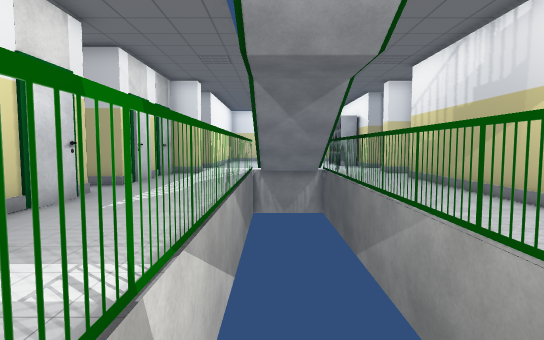
View 1 (above)

17 first-person views from a walk through a scene from a Unity 3-D project. The camera is 1.2 m above the floor, tilts 4° down and sees 80° across. The floor is counted in squares, 1 m on a side. Each view is taken from the middle of a square. On the plan, view 1 faces up. The plan holds only what a view shows up to about 14 squares ahead; the rest is blank. Some surface patterns are stand-ins.

View 2
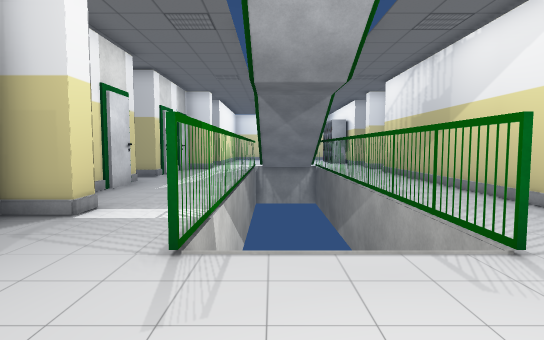

View 3
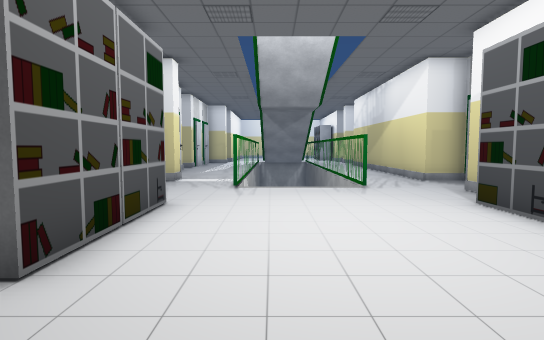

View 4
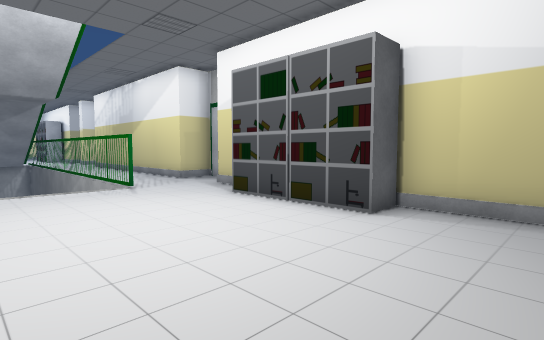

View 5
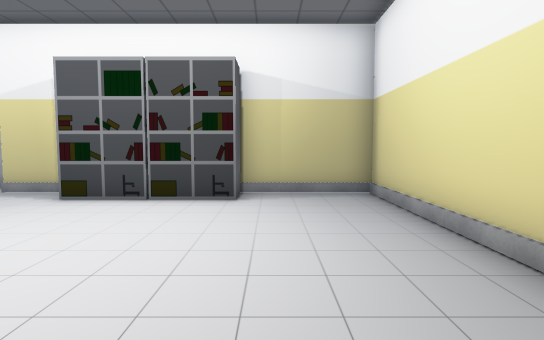

View 6
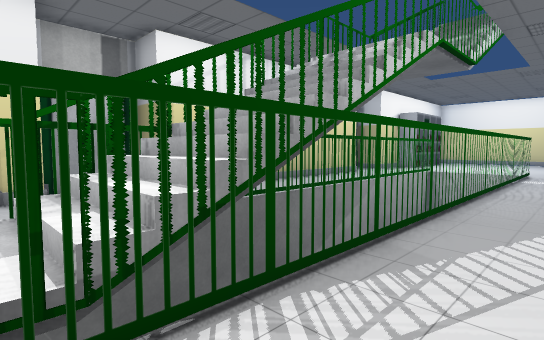

View 7
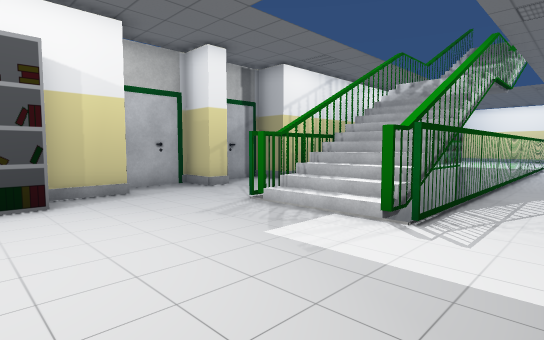

View 8
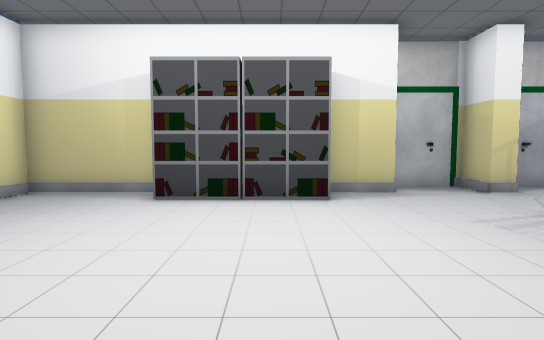

View 9
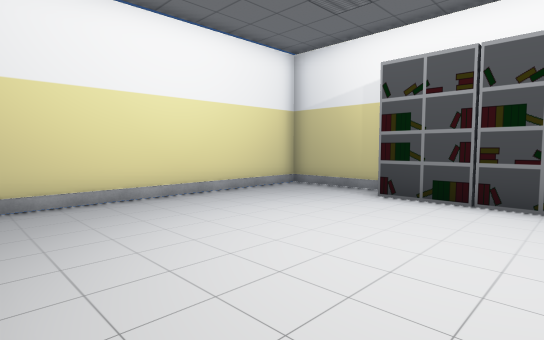

View 10
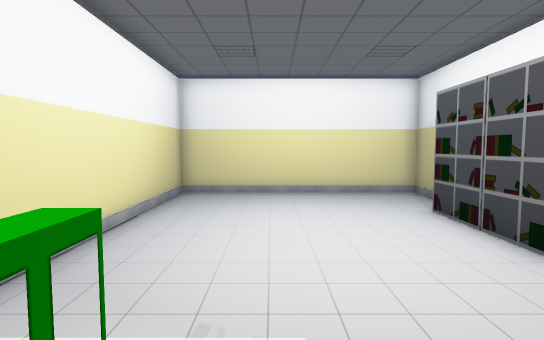

View 11
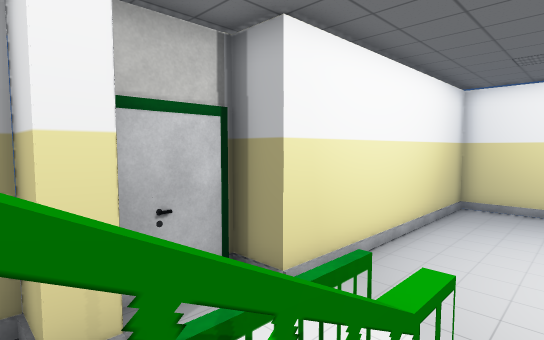

View 12
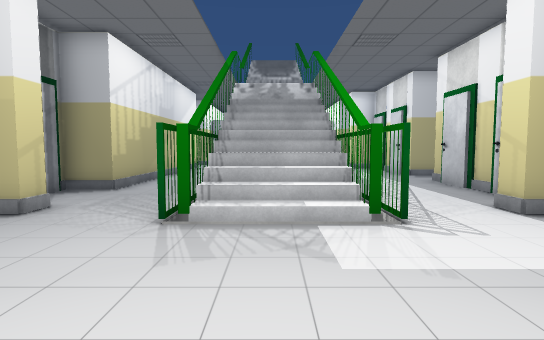

View 13
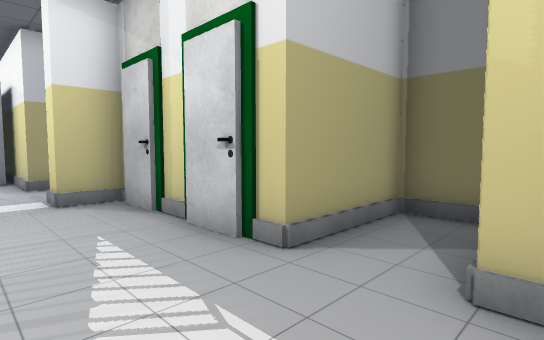

View 14
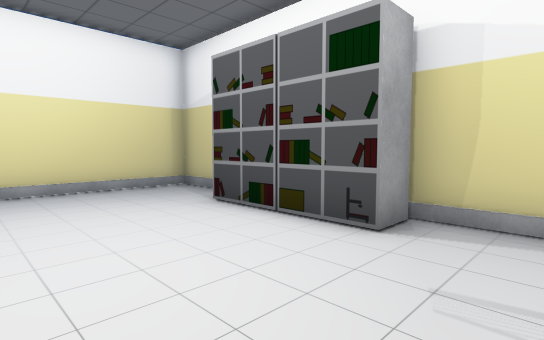

View 15
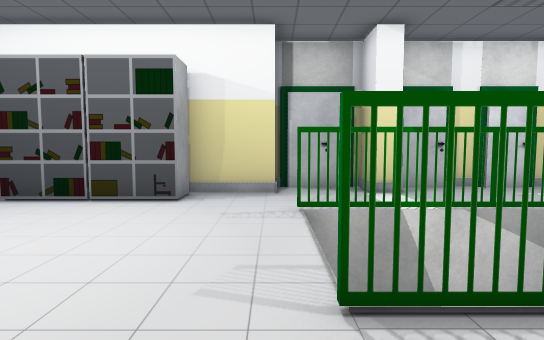

View 16
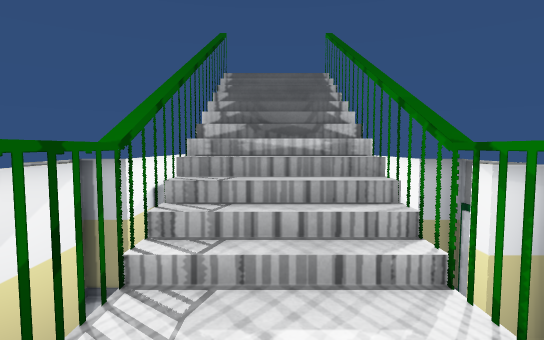

View 17
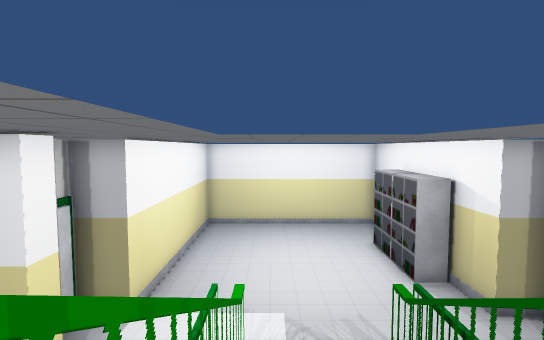

### Floor plan
Key: @ floor where view 1 was taken; # wall or solid block; . main floor; : floor 3.5 m higher than the main floor; / step, stairs or slope; = window, fence, low wall or low ledge; O other object.
Columns run from 8 left of view 1 to 7 right of it. Each row starts with its distance up from view 1.
 29     ###########
 28     #.........#
 27     #.........#
 26     #.........#
 25     #........ #
 24     #.......#
 23     #.......##
 22     #.......#
 21     #.......#O#
 20     #.........#
 19    ##.........##
 18    #...........#
 17    #...=//=#...#
 16    ##..=//==..##
 15    #...=//==...#
 14    #...=//==...#
 13    #...=//==..##
 12    #...=//==..#
 11   ##...=//==..#
 10 #......= :==..#
  9 #......=  ==..#
  8 ####...=::==..#
  7    #...=//==..#
  6    #...=//==..#
  5    #...=//==..#
  4    #...=//==..#
  3    ##..=//==..#
  2    #...=//==...#
  1    #...=//==...#
  0    ##...@.....##
 -1     #.........#
 -2     #O.......O
 -3     ###.....#
 -4      ##.....##
 -5     ###.....#
 -6      O#.....#O
 -7      .........#
 -8     #.........#
 -9     #.........#
-10     ###########

Positions as (right, up) in squares from view 1, and headings:
1: (0, 0), facing up
2: (0, -3), facing up
3: (0, -9), facing up
4: (-1, -9), facing up-right
5: (-3, -7), facing right
6: (-3, 17), facing down-right
7: (-3, 22), facing down-right
8: (-3, 22), facing right
9: (-3, 21), facing up-right
10: (0, 16), facing up
11: (0, 15), facing up-left
12: (1, 22), facing down
13: (-2, 11), facing down-left
14: (2, 0), facing down-left
15: (5, 0), facing left
16: (1, 10), facing down
17: (0, 11), facing up
